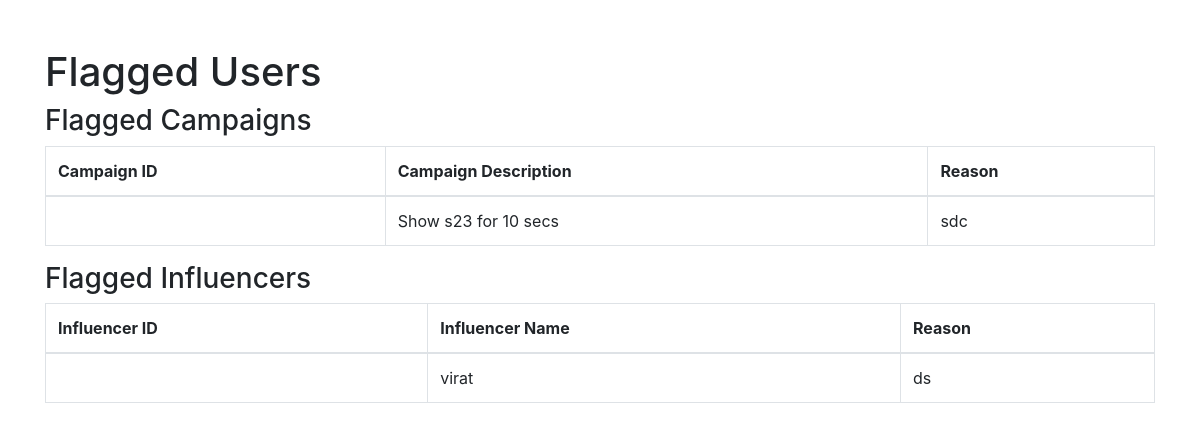
Page /admin/view_flagged_users on the committed database.
### code/app.py (models this page shows)
class FlaggedUsers(db.Model):
    __tablename__ = 'FlaggedUsers'
    user_id = db.Column(db.Integer, nullable=False)
    user_type = db.Column(db.String(50), nullable=False)
    reason = db.Column(db.String(255), nullable=False)
    __table_args__ = (
        db.PrimaryKeyConstraint('user_id', 'user_type'),
    )

class Campaign(db.Model):
    __tablename__ = 'Campaign'
    id = db.Column(db.Integer, primary_key=True, autoincrement=True)
    desc = db.Column(db.String, nullable=False)
    s_date = db.Column(db.String, nullable=False)
    e_date = db.Column(db.String, nullable=False)
    niche = db.Column(db.String, nullable=False)
    budget = db.Column(db.Integer, nullable=False)
    visibility = db.Column(db.Integer, nullable=False)
    way = db.Column(db.Integer, nullable=False)
    SponId = db.Column(db.Integer, db.ForeignKey('SponsorInfo.Spons_id'), nullable=False)

class Influencer(db.Model):
    __tablename__ = 'Influencer'
    inflid = db.Column(db.Integer, primary_key=True, autoincrement=True)
    Name = db.Column(db.String, nullable=False)
    Category = db.Column(db.String, nullable=False)
    Niche = db.Column(db.String, nullable=False)
    Reach = db.Column(db.Integer, nullable=False)
    profilephoto = db.Column(db.String)
    username = db.Column(db.String, nullable=False)
    pass_ = db.Column(db.Integer, nullable=False)

### code/app.py (the view)
@app.route('/admin/view_flagged_users')
def view_admin_flagged_users():
    flagged_campaigns = db.session.query(
        FlaggedUsers.user_id,
        FlaggedUsers.reason,
        Campaign.desc.label('campaign_name')
    ).join(Campaign, (FlaggedUsers.user_id == Campaign.id) & (FlaggedUsers.user_type == 'campaign')).all()
    flagged_influencers = db.session.query(
        FlaggedUsers.user_id,
        FlaggedUsers.reason,
        Influencer.Name.label('influencer_name')
    ).join(Influencer, (FlaggedUsers.user_id == Influencer.inflid) & (FlaggedUsers.user_type == 'influencer')).all()
    return render_template('view_flagged_users.html', flagged_campaigns=flagged_campaigns, flagged_influencers=flagged_influencers)

### templates/view_flagged_users.html (shortened to what this page needs)
<!DOCTYPE html>
<html>
<head>
    <link href="https://stackpath.bootstrapcdn.com/bootstrap/4.5.2/css/bootstrap.min.css" rel="stylesheet">
</head>
<body>
    <div class="container mt-5">
        <h1>Flagged Users</h1>
        <h3>Flagged Campaigns</h3>
        <table class="table table-bordered">
            <thead>
                <tr>
                    <th>Campaign ID</th>
                    <th>Campaign Description</th>
                    <th>Reason</th>
                </tr>
            </thead>
            <tbody>
                {% for flagged_campaign in flagged_campaigns %}
                <tr>
                    <td>{{ flagged_campaign.campaign_id }}</td>
                    <td>{{ flagged_campaign.campaign_name }}</td>
                    <td>{{ flagged_campaign.reason }}</td>
                </tr>
                {% endfor %}
            </tbody>
        </table>
        <h3>Flagged Influencers</h3>
        <table class="table table-bordered">
            <thead>
                <tr>
                    <th>Influencer ID</th>
                    <th>Influencer Name</th>
                    <th>Reason</th>
                </tr>
            </thead>
            <tbody>
                {% for flagged_influencer in flagged_influencers %}
                <tr>
                    <td>{{ flagged_influencer.influencer_id }}</td>
                    <td>{{ flagged_influencer.influencer_name }}</td>
                    <td>{{ flagged_influencer.reason }}</td>
                </tr>
                {% endfor %}
            </tbody>
        </table>
    </div>
</body>
</html>

### rows in the picture
FlaggedUsers: campaign_name "Show s23 for 10 secs", reason "sdc"
FlaggedUsers: influencer_name "virat", reason "ds"
